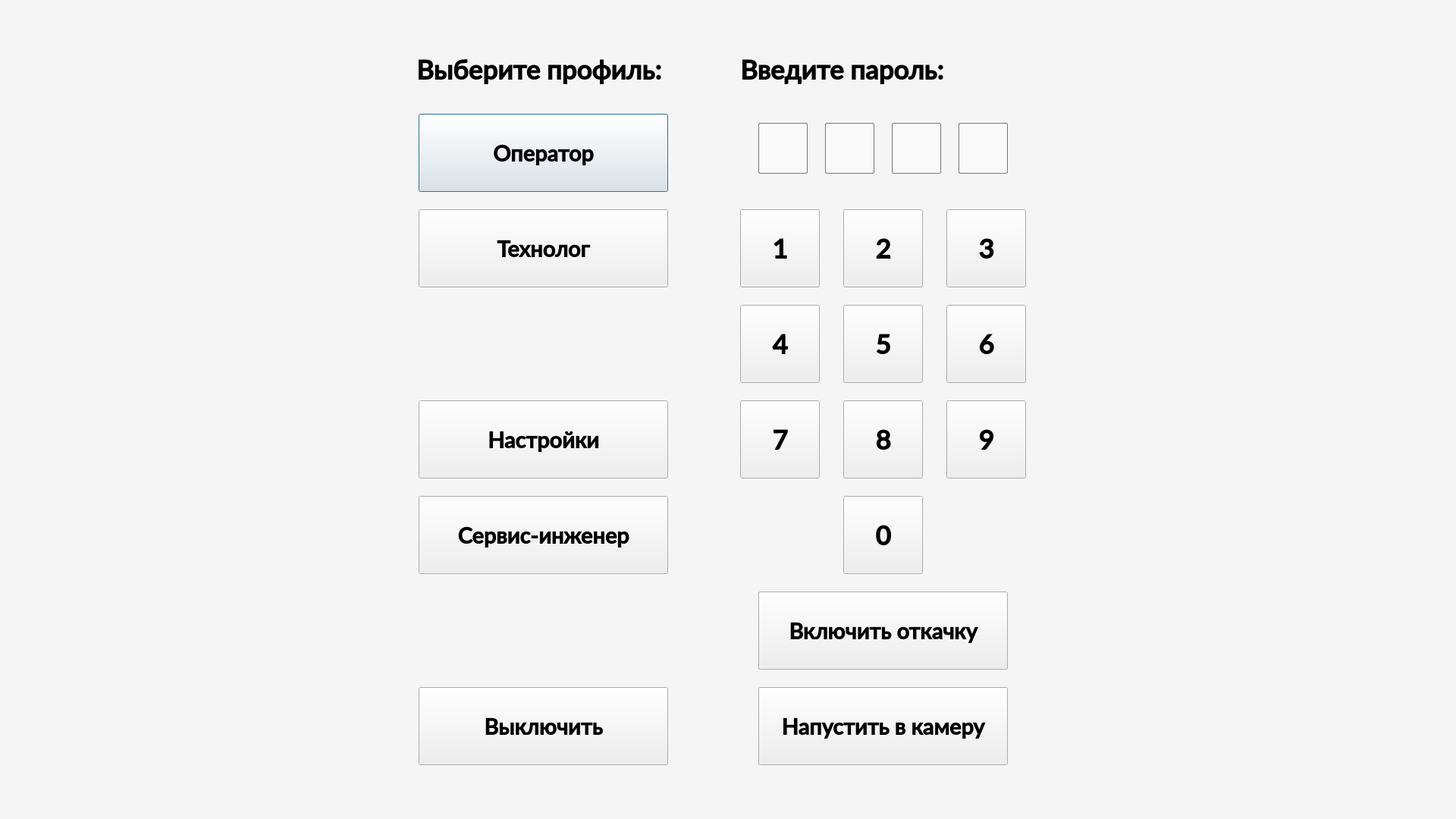
<?xml version="1.0" encoding="UTF-8"?>
<ui version="4.0">
 <class>ProfWindow</class>
 <widget class="QDialog" name="ProfWindow">
  <property name="geometry">
   <rect>
    <x>0</x>
    <y>0</y>
    <width>1920</width>
    <height>1080</height>
   </rect>
  </property>
  <property name="windowTitle">
   <string>Dialog</string>
  </property>
  <property name="styleSheet">
   <string notr="true"/>
  </property>
  <widget class="QPushButton" name="ButtonOperator">
   <property name="geometry">
    <rect>
     <x>552</x>
     <y>150</y>
     <width>329</width>
     <height>103</height>
    </rect>
   </property>
   <property name="font">
    <font>
     <family>Lato Semibold</family>
     <pointsize>22</pointsize>
     <bold>true</bold>
    </font>
   </property>
   <property name="text">
    <string>Оператор</string>
   </property>
  </widget>
  <widget class="QPushButton" name="ButtonTechnologist">
   <property name="geometry">
    <rect>
     <x>552</x>
     <y>276</y>
     <width>329</width>
     <height>103</height>
    </rect>
   </property>
   <property name="font">
    <font>
     <family>Lato Semibold</family>
     <pointsize>22</pointsize>
     <bold>true</bold>
    </font>
   </property>
   <property name="text">
    <string>Технолог</string>
   </property>
   <property name="checkable">
    <bool>false</bool>
   </property>
  </widget>
  <widget class="QPushButton" name="ButtonService">
   <property name="geometry">
    <rect>
     <x>552</x>
     <y>654</y>
     <width>329</width>
     <height>103</height>
    </rect>
   </property>
   <property name="font">
    <font>
     <family>Lato Semibold</family>
     <pointsize>22</pointsize>
     <bold>true</bold>
    </font>
   </property>
   <property name="text">
    <string>Сервис-инженер</string>
   </property>
   <property name="checkable">
    <bool>false</bool>
   </property>
  </widget>
  <widget class="QLabel" name="LabelText">
   <property name="geometry">
    <rect>
     <x>549</x>
     <y>66</y>
     <width>381</width>
     <height>51</height>
    </rect>
   </property>
   <property name="font">
    <font>
     <family>Lato Semibold</family>
     <pointsize>26</pointsize>
     <bold>true</bold>
    </font>
   </property>
   <property name="text">
    <string>Выберите профиль:</string>
   </property>
  </widget>
  <widget class="QPushButton" name="ButtonExit">
   <property name="geometry">
    <rect>
     <x>552</x>
     <y>906</y>
     <width>329</width>
     <height>103</height>
    </rect>
   </property>
   <property name="font">
    <font>
     <family>Lato Semibold</family>
     <pointsize>22</pointsize>
     <bold>true</bold>
    </font>
   </property>
   <property name="text">
    <string>Выключить</string>
   </property>
   <property name="icon">
    <iconset>
     <normaloff>ui/ui_ser/ui_3/Pictures13/Shutdown.png</normaloff>ui/ui_ser/ui_3/Pictures13/Shutdown.png</iconset>
   </property>
   <property name="iconSize">
    <size>
     <width>38</width>
     <height>38</height>
    </size>
   </property>
   <property name="checkable">
    <bool>false</bool>
   </property>
  </widget>
  <widget class="QLineEdit" name="LineEdit1">
   <property name="geometry">
    <rect>
     <x>1000</x>
     <y>162</y>
     <width>65</width>
     <height>67</height>
    </rect>
   </property>
   <property name="font">
    <font>
     <family>Lato Semibold</family>
     <pointsize>30</pointsize>
     <bold>true</bold>
    </font>
   </property>
   <property name="styleSheet">
    <string notr="true">border: 1px solid rgb(120, 120, 120);
background-color: rgb(250, 250, 250);
border-radius: 2px;
text-align: center;</string>
   </property>
   <property name="text">
    <string/>
   </property>
  </widget>
  <widget class="QLineEdit" name="LineEdit2">
   <property name="geometry">
    <rect>
     <x>1088</x>
     <y>162</y>
     <width>65</width>
     <height>67</height>
    </rect>
   </property>
   <property name="font">
    <font>
     <family>Lato Semibold</family>
     <pointsize>30</pointsize>
     <bold>true</bold>
    </font>
   </property>
   <property name="styleSheet">
    <string notr="true">border: 1px solid rgb(120, 120, 120);
background-color: rgb(250, 250, 250);
border-radius: 2px;
text-align: center;</string>
   </property>
   <property name="text">
    <string/>
   </property>
  </widget>
  <widget class="QLineEdit" name="LineEdit3">
   <property name="geometry">
    <rect>
     <x>1176</x>
     <y>162</y>
     <width>65</width>
     <height>67</height>
    </rect>
   </property>
   <property name="font">
    <font>
     <family>Lato Semibold</family>
     <pointsize>30</pointsize>
     <bold>true</bold>
    </font>
   </property>
   <property name="styleSheet">
    <string notr="true">border: 1px solid rgb(120, 120, 120);
background-color: rgb(250, 250, 250);
border-radius: 2px;
text-align: center;</string>
   </property>
   <property name="text">
    <string/>
   </property>
  </widget>
  <widget class="QLineEdit" name="LineEdit4">
   <property name="geometry">
    <rect>
     <x>1264</x>
     <y>162</y>
     <width>65</width>
     <height>67</height>
    </rect>
   </property>
   <property name="font">
    <font>
     <family>Lato Semibold</family>
     <pointsize>30</pointsize>
     <bold>true</bold>
    </font>
   </property>
   <property name="styleSheet">
    <string notr="true">border: 1px solid rgb(120, 120, 120);
background-color: rgb(250, 250, 250);
border-radius: 2px;
text-align: center;</string>
   </property>
   <property name="text">
    <string/>
   </property>
  </widget>
  <widget class="QPushButton" name="Button1">
   <property name="geometry">
    <rect>
     <x>976</x>
     <y>276</y>
     <width>105</width>
     <height>103</height>
    </rect>
   </property>
   <property name="font">
    <font>
     <family>Lato Semibold</family>
     <pointsize>26</pointsize>
     <bold>true</bold>
    </font>
   </property>
   <property name="text">
    <string>1</string>
   </property>
  </widget>
  <widget class="QPushButton" name="Button2">
   <property name="geometry">
    <rect>
     <x>1112</x>
     <y>276</y>
     <width>105</width>
     <height>103</height>
    </rect>
   </property>
   <property name="font">
    <font>
     <family>Lato Semibold</family>
     <pointsize>26</pointsize>
     <bold>true</bold>
    </font>
   </property>
   <property name="text">
    <string>2</string>
   </property>
  </widget>
  <widget class="QPushButton" name="Button3">
   <property name="geometry">
    <rect>
     <x>1248</x>
     <y>276</y>
     <width>105</width>
     <height>103</height>
    </rect>
   </property>
   <property name="font">
    <font>
     <family>Lato Semibold</family>
     <pointsize>26</pointsize>
     <bold>true</bold>
    </font>
   </property>
   <property name="text">
    <string>3</string>
   </property>
  </widget>
  <widget class="QPushButton" name="Button4">
   <property name="geometry">
    <rect>
     <x>976</x>
     <y>402</y>
     <width>105</width>
     <height>103</height>
    </rect>
   </property>
   <property name="font">
    <font>
     <family>Lato Semibold</family>
     <pointsize>26</pointsize>
     <bold>true</bold>
    </font>
   </property>
   <property name="text">
    <string>4</string>
   </property>
  </widget>
  <widget class="QPushButton" name="Button5">
   <property name="geometry">
    <rect>
     <x>1112</x>
     <y>402</y>
     <width>105</width>
     <height>103</height>
    </rect>
   </property>
   <property name="font">
    <font>
     <family>Lato Semibold</family>
     <pointsize>26</pointsize>
     <bold>true</bold>
    </font>
   </property>
   <property name="text">
    <string>5</string>
   </property>
  </widget>
  <widget class="QPushButton" name="Button6">
   <property name="geometry">
    <rect>
     <x>1248</x>
     <y>402</y>
     <width>105</width>
     <height>103</height>
    </rect>
   </property>
   <property name="font">
    <font>
     <family>Lato Semibold</family>
     <pointsize>26</pointsize>
     <bold>true</bold>
    </font>
   </property>
   <property name="text">
    <string>6</string>
   </property>
  </widget>
  <widget class="QPushButton" name="Button7">
   <property name="geometry">
    <rect>
     <x>976</x>
     <y>528</y>
     <width>105</width>
     <height>103</height>
    </rect>
   </property>
   <property name="font">
    <font>
     <family>Lato Semibold</family>
     <pointsize>26</pointsize>
     <bold>true</bold>
    </font>
   </property>
   <property name="text">
    <string>7</string>
   </property>
  </widget>
  <widget class="QPushButton" name="Button8">
   <property name="geometry">
    <rect>
     <x>1112</x>
     <y>528</y>
     <width>105</width>
     <height>103</height>
    </rect>
   </property>
   <property name="font">
    <font>
     <family>Lato Semibold</family>
     <pointsize>26</pointsize>
     <bold>true</bold>
    </font>
   </property>
   <property name="text">
    <string>8</string>
   </property>
  </widget>
  <widget class="QPushButton" name="Button9">
   <property name="geometry">
    <rect>
     <x>1248</x>
     <y>528</y>
     <width>105</width>
     <height>103</height>
    </rect>
   </property>
   <property name="font">
    <font>
     <family>Lato Semibold</family>
     <pointsize>26</pointsize>
     <bold>true</bold>
    </font>
   </property>
   <property name="text">
    <string>9</string>
   </property>
  </widget>
  <widget class="QPushButton" name="Button0">
   <property name="geometry">
    <rect>
     <x>1112</x>
     <y>654</y>
     <width>105</width>
     <height>103</height>
    </rect>
   </property>
   <property name="font">
    <font>
     <family>Lato Semibold</family>
     <pointsize>26</pointsize>
     <bold>true</bold>
    </font>
   </property>
   <property name="text">
    <string>0</string>
   </property>
  </widget>
  <widget class="QPushButton" name="ButtonEditPass">
   <property name="geometry">
    <rect>
     <x>1000</x>
     <y>780</y>
     <width>329</width>
     <height>103</height>
    </rect>
   </property>
   <property name="font">
    <font>
     <family>Lato Semibold</family>
     <pointsize>22</pointsize>
     <bold>true</bold>
    </font>
   </property>
   <property name="text">
    <string>Изменить пароль</string>
   </property>
  </widget>
  <widget class="QLabel" name="TextPass">
   <property name="geometry">
    <rect>
     <x>976</x>
     <y>66</y>
     <width>377</width>
     <height>51</height>
    </rect>
   </property>
   <property name="font">
    <font>
     <family>Lato Semibold</family>
     <pointsize>26</pointsize>
     <bold>true</bold>
    </font>
   </property>
   <property name="text">
    <string>Введите пароль:</string>
   </property>
  </widget>
  <widget class="QLabel" name="Blackout">
   <property name="geometry">
    <rect>
     <x>468</x>
     <y>290</y>
     <width>68</width>
     <height>22</height>
    </rect>
   </property>
   <property name="text">
    <string/>
   </property>
  </widget>
  <widget class="QLabel" name="Screen">
   <property name="geometry">
    <rect>
     <x>0</x>
     <y>0</y>
     <width>1920</width>
     <height>1080</height>
    </rect>
   </property>
   <property name="styleSheet">
    <string notr="true">background-color: rgb(245, 245, 245);</string>
   </property>
   <property name="text">
    <string/>
   </property>
  </widget>
  <widget class="QPushButton" name="ButtonSettings">
   <property name="geometry">
    <rect>
     <x>552</x>
     <y>528</y>
     <width>329</width>
     <height>103</height>
    </rect>
   </property>
   <property name="font">
    <font>
     <family>Lato Semibold</family>
     <pointsize>22</pointsize>
     <bold>true</bold>
    </font>
   </property>
   <property name="text">
    <string>Настройки</string>
   </property>
   <property name="icon">
    <iconset>
     <normaloff>ui/ui_ser/ui_3/Pictures13/Setting.png</normaloff>ui/ui_ser/ui_3/Pictures13/Setting.png</iconset>
   </property>
   <property name="iconSize">
    <size>
     <width>38</width>
     <height>38</height>
    </size>
   </property>
   <property name="checkable">
    <bool>false</bool>
   </property>
  </widget>
  <widget class="QPushButton" name="ButtonNI">
   <property name="geometry">
    <rect>
     <x>1000</x>
     <y>780</y>
     <width>329</width>
     <height>103</height>
    </rect>
   </property>
   <property name="font">
    <font>
     <family>Lato Semibold</family>
     <pointsize>22</pointsize>
     <bold>true</bold>
    </font>
   </property>
   <property name="text">
    <string>Включить откачку</string>
   </property>
   <property name="checkable">
    <bool>true</bool>
   </property>
   <property name="checked">
    <bool>false</bool>
   </property>
  </widget>
  <widget class="QPushButton" name="ButtonVE0">
   <property name="geometry">
    <rect>
     <x>1000</x>
     <y>906</y>
     <width>329</width>
     <height>103</height>
    </rect>
   </property>
   <property name="font">
    <font>
     <family>Lato Semibold</family>
     <pointsize>22</pointsize>
     <bold>true</bold>
    </font>
   </property>
   <property name="text">
    <string>Напустить в камеру</string>
   </property>
   <property name="checkable">
    <bool>true</bool>
   </property>
   <property name="checked">
    <bool>false</bool>
   </property>
  </widget>
  <widget class="QLabel" name="label">
   <property name="geometry">
    <rect>
     <x>0</x>
     <y>0</y>
     <width>363</width>
     <height>128</height>
    </rect>
   </property>
   <property name="text">
    <string/>
   </property>
   <property name="pixmap">
    <pixmap>ui/ui_ser/ui_3/Pictures13/logo(66).png</pixmap>
   </property>
  </widget>
  <zorder>Screen</zorder>
  <zorder>ButtonOperator</zorder>
  <zorder>ButtonTechnologist</zorder>
  <zorder>ButtonService</zorder>
  <zorder>LabelText</zorder>
  <zorder>ButtonExit</zorder>
  <zorder>LineEdit1</zorder>
  <zorder>LineEdit2</zorder>
  <zorder>LineEdit3</zorder>
  <zorder>LineEdit4</zorder>
  <zorder>Button1</zorder>
  <zorder>Button2</zorder>
  <zorder>Button3</zorder>
  <zorder>Button4</zorder>
  <zorder>Button5</zorder>
  <zorder>Button6</zorder>
  <zorder>Button7</zorder>
  <zorder>Button8</zorder>
  <zorder>Button9</zorder>
  <zorder>Button0</zorder>
  <zorder>ButtonEditPass</zorder>
  <zorder>TextPass</zorder>
  <zorder>ButtonSettings</zorder>
  <zorder>ButtonNI</zorder>
  <zorder>ButtonVE0</zorder>
  <zorder>Blackout</zorder>
  <zorder>label</zorder>
 </widget>
 <resources/>
 <connections/>
</ui>
